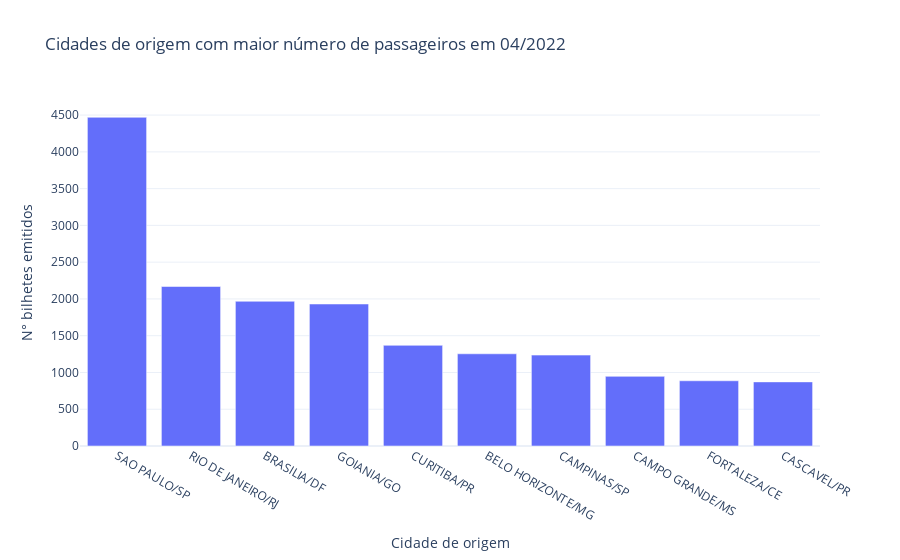

Here is the notebook cell this chart was saved with:
### Code cell
analiseExploratoria(df=bilhetes, data='04/2022', numAmostras=10, sentido=True)

### Figure 1 — Plotly figure (JSON) as saved in the notebook; plotly's stock layout.template omitted (floating-point values rounded to 4 significant figures)
{"data": [{"alignmentgroup": "True", "hovertemplate": "Cidade de origem=%{x}<br>N° bilhetes emitidos=%{y}<extra></extra>", "legendgroup": "", "marker": {"color": "#636efa", "pattern": {"shape": ""}}, "name": "", "offsetgroup": "", "orientation": "v", "showlegend": false, "textposition": "auto", "type": "bar", "x": ["SAO PAULO/SP", "RIO DE JANEIRO/RJ", "BRASILIA/DF", "GOIANIA/GO", "CURITIBA/PR", "BELO HORIZONTE/MG", "CAMPINAS/SP", "CAMPO GRANDE/MS", "FORTALEZA/CE", "CASCAVEL/PR"], "xaxis": "x", "y": [4470, 2169, 1968, 1931, 1369, 1254, 1236, 947, 887, 872], "yaxis": "y"}], "layout": {"barmode": "relative", "legend": {"tracegroupgap": 0}, "title": {"text": "Cidades de origem com maior número de passageiros em 04/2022"}, "xaxis": {"anchor": "y", "domain": [0, 1], "title": {"text": "Cidade de origem"}}, "yaxis": {"anchor": "x", "domain": [0, 1], "title": {"text": "N° bilhetes emitidos"}}}}
